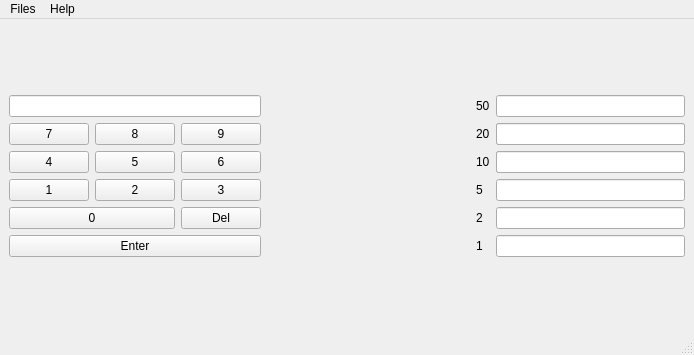
<?xml version="1.0" encoding="UTF-8"?>
<ui version="4.0">
 <class>MainWindow</class>
 <widget class="QMainWindow" name="MainWindow">
  <property name="geometry">
   <rect>
    <x>0</x>
    <y>0</y>
    <width>694</width>
    <height>355</height>
   </rect>
  </property>
  <property name="windowTitle">
   <string>MainWindow</string>
  </property>
  <widget class="QWidget" name="centralwidget">
   <layout class="QGridLayout" name="gridLayout_2">
    <item row="0" column="0">
     <layout class="QHBoxLayout" name="horizontalLayout">
      <item>
       <layout class="QGridLayout" name="gridLayout">
        <item row="1" column="0">
         <widget class="QPushButton" name="pushButton">
          <property name="text">
           <string>7</string>
          </property>
          <property name="shortcut">
           <string notr="true">7</string>
          </property>
         </widget>
        </item>
        <item row="3" column="0">
         <widget class="QPushButton" name="pushButton_2">
          <property name="text">
           <string>1</string>
          </property>
          <property name="shortcut">
           <string>1</string>
          </property>
         </widget>
        </item>
        <item row="2" column="0">
         <widget class="QPushButton" name="pushButton_3">
          <property name="text">
           <string>4</string>
          </property>
          <property name="shortcut">
           <string>4</string>
          </property>
         </widget>
        </item>
        <item row="4" column="0" colspan="2">
         <widget class="QPushButton" name="pushButton_4">
          <property name="text">
           <string>0</string>
          </property>
          <property name="shortcut">
           <string>0</string>
          </property>
         </widget>
        </item>
        <item row="5" column="0" colspan="3">
         <widget class="QPushButton" name="pushButton_5">
          <property name="text">
           <string>Enter</string>
          </property>
          <property name="shortcut">
           <string>Return, Ctrl+S</string>
          </property>
         </widget>
        </item>
        <item row="1" column="1">
         <widget class="QPushButton" name="pushButton_6">
          <property name="text">
           <string>8</string>
          </property>
          <property name="shortcut">
           <string>8</string>
          </property>
         </widget>
        </item>
        <item row="1" column="2">
         <widget class="QPushButton" name="pushButton_7">
          <property name="text">
           <string>9</string>
          </property>
          <property name="shortcut">
           <string>9</string>
          </property>
         </widget>
        </item>
        <item row="2" column="2">
         <widget class="QPushButton" name="pushButton_8">
          <property name="text">
           <string>6</string>
          </property>
          <property name="shortcut">
           <string>6</string>
          </property>
         </widget>
        </item>
        <item row="2" column="1">
         <widget class="QPushButton" name="pushButton_9">
          <property name="text">
           <string>5</string>
          </property>
          <property name="shortcut">
           <string>5</string>
          </property>
         </widget>
        </item>
        <item row="3" column="1">
         <widget class="QPushButton" name="pushButton_10">
          <property name="text">
           <string>2</string>
          </property>
          <property name="shortcut">
           <string>2</string>
          </property>
         </widget>
        </item>
        <item row="3" column="2">
         <widget class="QPushButton" name="pushButton_11">
          <property name="text">
           <string>3</string>
          </property>
          <property name="shortcut">
           <string>3</string>
          </property>
         </widget>
        </item>
        <item row="4" column="2">
         <widget class="QPushButton" name="pushButton_12">
          <property name="text">
           <string>Del</string>
          </property>
          <property name="shortcut">
           <string>Backspace</string>
          </property>
         </widget>
        </item>
        <item row="0" column="0" colspan="3">
         <widget class="QLineEdit" name="lineEdit_2">
          <property name="readOnly">
           <bool>true</bool>
          </property>
         </widget>
        </item>
       </layout>
      </item>
      <item>
       <spacer name="horizontalSpacer">
        <property name="orientation">
         <enum>Qt::Horizontal</enum>
        </property>
        <property name="sizeHint" stdset="0">
         <size>
          <width>40</width>
          <height>20</height>
         </size>
        </property>
       </spacer>
      </item>
      <item>
       <layout class="QGridLayout" name="gridLayout_3">
        <item row="3" column="2">
         <widget class="QLineEdit" name="lineEdit">
          <property name="readOnly">
           <bool>true</bool>
          </property>
         </widget>
        </item>
        <item row="2" column="2">
         <widget class="QLineEdit" name="lineEdit_7"/>
        </item>
        <item row="2" column="2">
         <widget class="QLineEdit" name="lineEdit_3">
          <property name="text">
           <string/>
          </property>
          <property name="readOnly">
           <bool>true</bool>
          </property>
         </widget>
        </item>
        <item row="1" column="2">
         <widget class="QLineEdit" name="lineEdit_5"/>
        </item>
        <item row="1" column="2">
         <widget class="QLineEdit" name="lineEdit_6">
          <property name="readOnly">
           <bool>true</bool>
          </property>
         </widget>
        </item>
        <item row="0" column="2">
         <widget class="QLineEdit" name="lineEdit_4">
          <property name="readOnly">
           <bool>true</bool>
          </property>
         </widget>
        </item>
        <item row="0" column="1">
         <widget class="QLabel" name="label">
          <property name="text">
           <string>50</string>
          </property>
         </widget>
        </item>
        <item row="1" column="1">
         <widget class="QLabel" name="label_2">
          <property name="text">
           <string>20</string>
          </property>
         </widget>
        </item>
        <item row="2" column="1">
         <widget class="QLabel" name="label_3">
          <property name="text">
           <string>10</string>
          </property>
         </widget>
        </item>
        <item row="3" column="1">
         <widget class="QLabel" name="label_4">
          <property name="text">
           <string>5</string>
          </property>
         </widget>
        </item>
        <item row="4" column="1">
         <widget class="QLabel" name="label_5">
          <property name="text">
           <string>2</string>
          </property>
         </widget>
        </item>
        <item row="5" column="1">
         <widget class="QLabel" name="label_6">
          <property name="text">
           <string>1</string>
          </property>
         </widget>
        </item>
        <item row="5" column="2">
         <widget class="QLineEdit" name="lineEdit_8">
          <property name="readOnly">
           <bool>true</bool>
          </property>
         </widget>
        </item>
        <item row="4" column="2">
         <widget class="QLineEdit" name="lineEdit_9">
          <property name="readOnly">
           <bool>true</bool>
          </property>
         </widget>
        </item>
       </layout>
      </item>
     </layout>
    </item>
   </layout>
  </widget>
  <widget class="QMenuBar" name="menubar">
   <property name="geometry">
    <rect>
     <x>0</x>
     <y>0</y>
     <width>694</width>
     <height>25</height>
    </rect>
   </property>
   <widget class="QMenu" name="menuFiles">
    <property name="title">
     <string>Files</string>
    </property>
    <addaction name="actionQuit"/>
   </widget>
   <widget class="QMenu" name="menuHelp">
    <property name="title">
     <string>Help</string>
    </property>
    <addaction name="actionAbout"/>
   </widget>
   <addaction name="menuFiles"/>
   <addaction name="menuHelp"/>
  </widget>
  <widget class="QStatusBar" name="statusbar"/>
  <action name="actionQuit">
   <property name="text">
    <string>Quit</string>
   </property>
  </action>
  <action name="actionAbout">
   <property name="text">
    <string>About</string>
   </property>
  </action>
 </widget>
 <resources/>
 <connections>
  <connection>
   <sender>actionQuit</sender>
   <signal>triggered()</signal>
   <receiver>MainWindow</receiver>
   <slot>close()</slot>
   <hints>
    <hint type="sourcelabel">
     <x>-1</x>
     <y>-1</y>
    </hint>
    <hint type="destinationlabel">
     <x>346</x>
     <y>177</y>
    </hint>
   </hints>
  </connection>
  <connection>
   <sender>pushButton_12</sender>
   <signal>clicked()</signal>
   <receiver>lineEdit_2</receiver>
   <slot>clear()</slot>
   <hints>
    <hint type="sourcelabel">
     <x>235</x>
     <y>246</y>
    </hint>
    <hint type="destinationlabel">
     <x>144</x>
     <y>62</y>
    </hint>
   </hints>
  </connection>
 </connections>
</ui>
